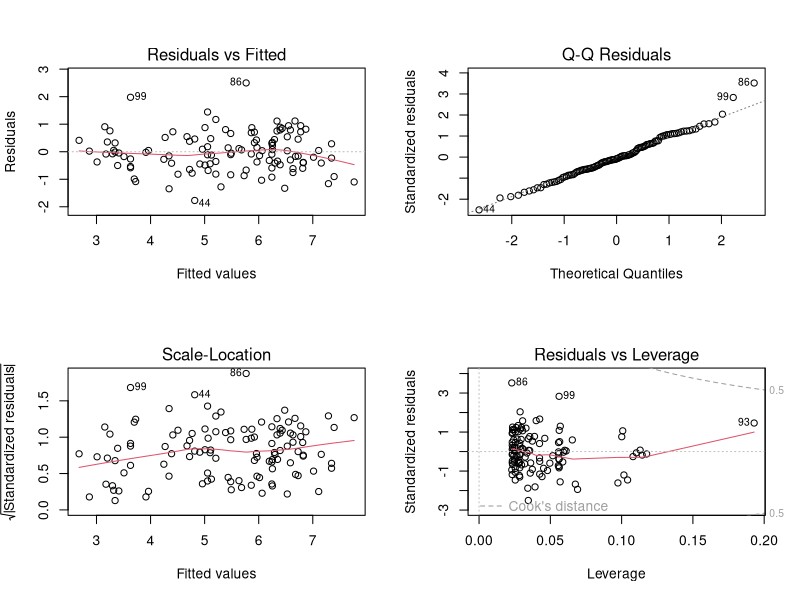

R code for this plot: (Note: this script raises an error after producing the figure.)
## ---- chunk 1
knitr::opts_chunk$set(
	echo = TRUE,
	message = FALSE,
	warning = FALSE
)
## ---- chunk 2
#Let's load the data file
data<-read.table("data/06-repeated.txt", header = T)

data$id <- factor(data$id)
data$workout <- factor(data$workout)
data$diet <- factor(data$diet)
data$time <- factor(data$time)
attach(data)
## ---- chunk 3
rm.aov <- aov(pulse ~ diet * workout * time + Error(id) )
## ---- chunk 4
summary(rm.aov)
## ---- chunk 5
library(car)

dataf<-read.table("data/06-ancova.txt", header = TRUE)

dataf$site <- factor(dataf$site, ordered=T)
dataf$microhab <-factor(dataf$microhab, ordered=T)

attach(dataf)
## ---- chunk 6
fecund.lm <- lm(lnfecund ~ size + site * microhab)
fecund.ancova <- Anova(fecund.lm, type = 'III')
summary(fecund.lm)
print(fecund.ancova)
## ---- chunk 7
par(mfrow=c(2,2))
plot(fecund.lm)
par(mfrow=c(1,1))
## ---- chunk 8
aov.2w<-aov(EGGS~SEASON+DENSITY, data = dataf)
summary(aov.2w)
## ---- chunk 9
aov.int<-aov(EGGS~SEASON*DENSITY, data = dataf)
summary(aov.int)
## ---- chunk 10
aov.intonly<-aov(EGGS~SEASON:DENSITY, data = dataf)
summary(aov.intonly)
## ---- chunk 11
boxplot(EGGS~SEASON:DENSITY, col = "dodgerblue2", data = dataf)
## ---- chunk 12
aov.err<-aov(EGGS~SEASON + Error(DENSITY), data = dataf)
summary(aov.err)
## ---- chunk 13
sessionInfo()
